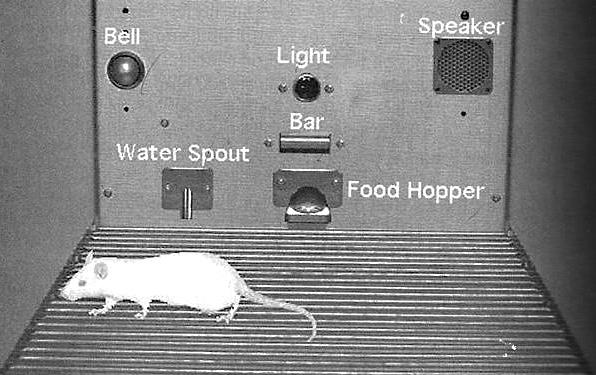
#> input picture images/rat5.jpeg, 596 x 375 px
$ python test6.py   (older library calls are emulated)
#> lines starting #> are read from the running program, lines starting #| are printed output that depends on the picture
#!/usr/bin/python

# Standard imports
import cv2
import numpy as np;

# Read image
im = cv2.imread("images/rat5.jpeg", cv2.IMREAD_GRAYSCALE)
#> im is the input picture: shape (375, 596); min 0, max 255, mean 133

im = cv2.subtract(255, im)
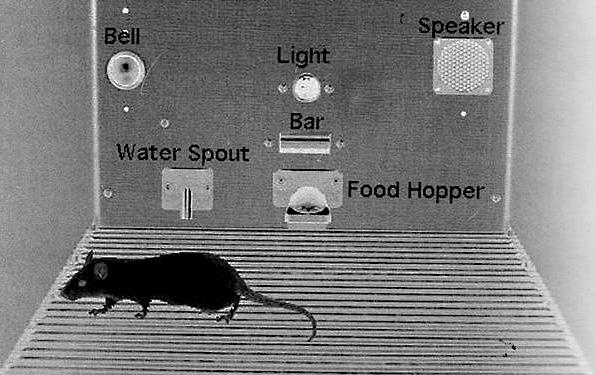
#> im: shape (375, 596); min 0, max 255, mean 122


# Setup SimpleBlobDetector parameters.
params = cv2.SimpleBlobDetector_Params()

# images are converted to many binary b/w layers. Then 0 searches for dark blobs, 255 searches for bright blobs. Or you set the filter to "false", then it finds bright and dark blobs, both.
params.filterByColor = False
params.blobColor = 255

# Change thresholds
params.minThreshold = 10
params.maxThreshold = 200

# Filter by Area.
params.filterByArea = True
params.minArea = 1500

# Filter by Circularity
params.filterByCircularity = False
params.minCircularity = 0.35

# Filter by Convexity
params.filterByConvexity = True
params.minConvexity = 0.1

# Filter by Inertia
params.filterByInertia = True
params.minInertiaRatio = 0.01
params.maxInertiaRatio = 1

# Create a detector with the parameters
ver = (cv2.__version__).split('.')
if int(ver[0]) < 3:
    detector = cv2.SimpleBlobDetector(params)
else:
    detector = cv2.SimpleBlobDetector_create(params)

# Detect blobs.
keypoints = detector.detect(im)
#> keypoints = 3 keypoints; (x, y, size): (463, 66, 63.3), (307, 189, 58.7), (187, 190, 50.6)

# Draw detected blobs as red circles.
# cv2.DRAW_MATCHES_FLAGS_DRAW_RICH_KEYPOINTS ensures
# the size of the circle corresponds to the size of blob

im_with_keypoints = cv2.drawKeypoints(im, keypoints, np.array([]), (0, 0, 255), cv2.DRAW_MATCHES_FLAGS_DRAW_RICH_KEYPOINTS)

# Show blobs
cv2.imshow("Keypoints", im_with_keypoints)
cv2.waitKey(0)

$ run again, with images/rat7.jpeg copied over images/rat5.jpeg
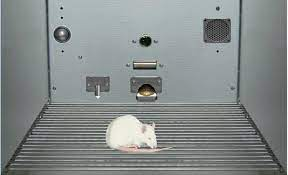
#> input picture images/rat7.jpeg, 288 x 175 px
#> `im = cv2.subtract(255, im)`:
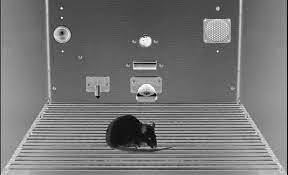
#> im: shape (175, 288); min 0, max 255, mean 117.6
#> keypoints = 1 keypoints; (x, y, size): (130, 134, 86.3)

$ run again, with images/rat.jpeg copied over images/rat5.jpeg
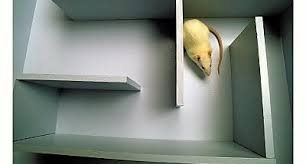
#> input picture images/rat.jpeg, 306 x 164 px
#> `im = cv2.subtract(255, im)`:
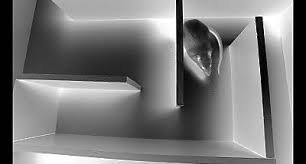
#> im: shape (164, 306); min 0, max 255, mean 120.7
#> keypoints = 4 keypoints; (x, y, size): (267, 38, 98.2), (141, 25, 95.7), (45, 145, 82), (76, 91, 67.4)
#> `im_with_keypoints = cv2.drawKeypoints(im, keypoints, np.array([]), (0,..`:
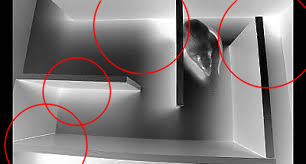
#> im_with_keypoints: shape (164, 306, 3); mean of channels 0, 1, 2 118.5, 118.5, 123.4; drawn as B, G, R
